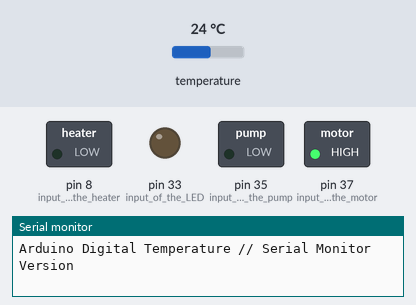
The sketch below on a simulated Arduino Mega 2560, built with avr-gcc and run on an emulated ATmega2560. Parts: switched loads named in the sketch (green lamp = pin HIGH), output pins drawn as LEDs (lit = HIGH), the last lines printed to the serial monitor. The test bench sets the inputs (shaded band); at power-on: temperature 24 °C.

Above: at 0.1 s.
At 0.8 s:
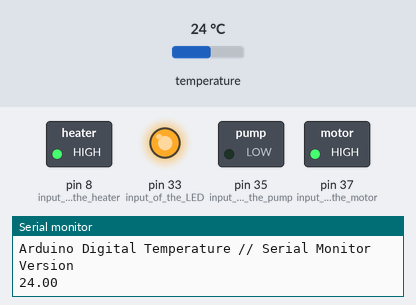
Timing chart, 0 to 2.3 s (numbered marks = the images above):
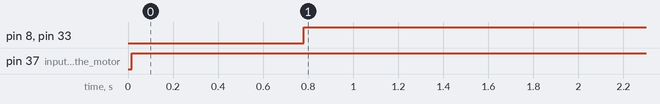

Measured:
- by itself, pin 8 (input_of_the_heater), pin 33 (input_of_the_LED): LOW → HIGH at 0.78 s
- by itself, pin 37 (input_of_the_motor): LOW → HIGH at 0.02 s

The sketch:

thermoregulateur_system_code.ino
```cpp
  //Include libraries
#include <OneWire.h>
#include <DallasTemperature.h>  //data librairy that we are going to use

// Data wire is plugged into pin 31 on the Arduino
#define ONE_WIRE_BUS 31
// Setup a oneWire instance to communicate with any OneWire devices (not just Maxim/Dallas temperature ICs)
OneWire oneWire(ONE_WIRE_BUS);
// Pass our oneWire reference to Dallas Temperature.
DallasTemperature sensors(&oneWire);
float temp;   //use float because temp isn't a integrer
float x=27.7;

void setup(void)
{
 pinMode(31, OUTPUT); //input for
 Serial.begin(9600); //Begin serial communication
 Serial.println("Arduino Digital Temperature // Serial Monitor Version"); //Print a message
 sensors.begin();
 pinMode(8, OUTPUT); //input of the heater
 pinMode(33, OUTPUT); //input of the LED
 pinMode(35, OUTPUT); //input of the pump
 pinMode(37, OUTPUT); //input of the motor
}

void loop(void)
{
// Send the command to get temperatures, switch on the motor and the pump
 digitalWrite(35, LOW );
 digitalWrite(37, HIGH);
 sensors.requestTemperatures();
 temp = sensors.getTempCByIndex(0);
 Serial.println(temp);// Why "byIndex"? You can have more than one IC on the same bus. 0 refers to the first IC on the wire
 //Update value every 1 sec.
 //delay(1000);
 if (temp <= x) {  //
  digitalWrite(33,HIGH); //switch on the LED
  digitalWrite(8, HIGH); //switch on the heater
  //delay(100);
     }
 else {
   digitalWrite(33,LOW); //switch off the LED
   digitalWrite(8,LOW); //switch off the heater
   // delay(1000);
  }
}
```
